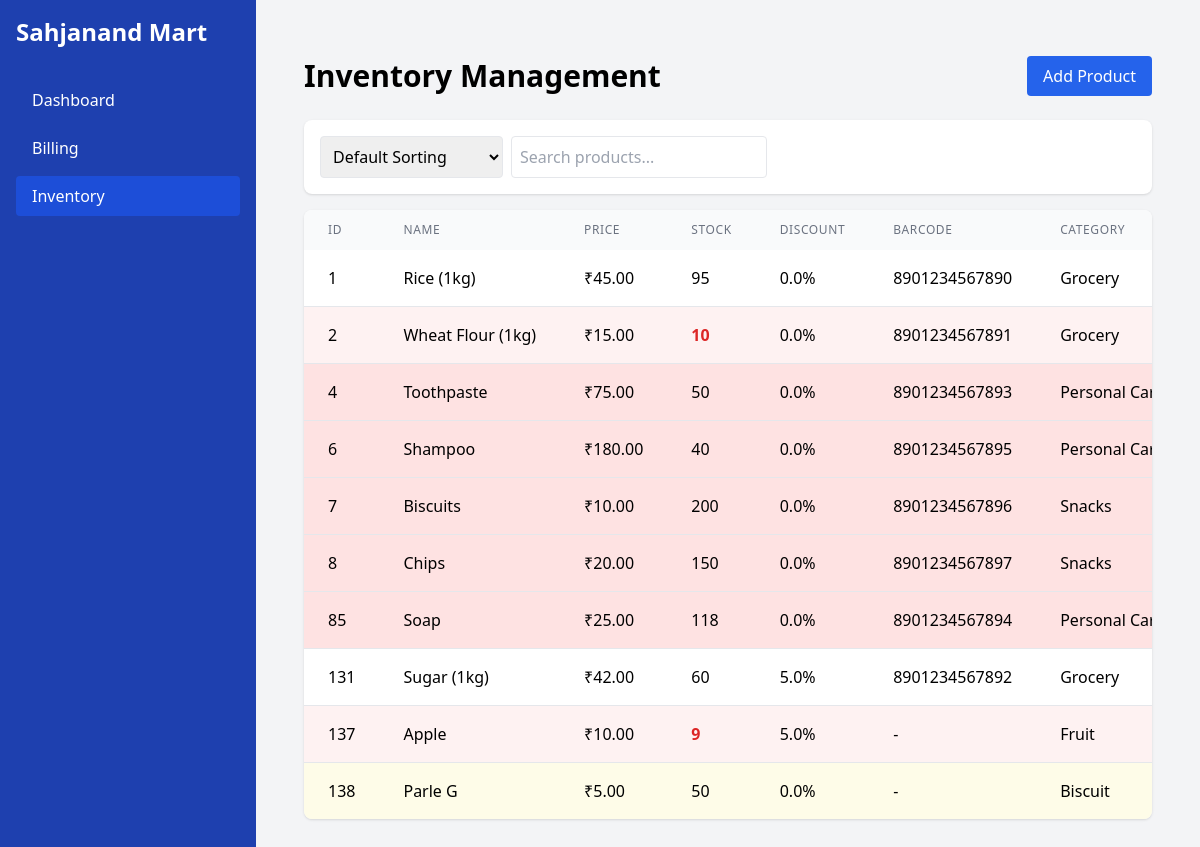
The page /inventory on the database as committed earlier.
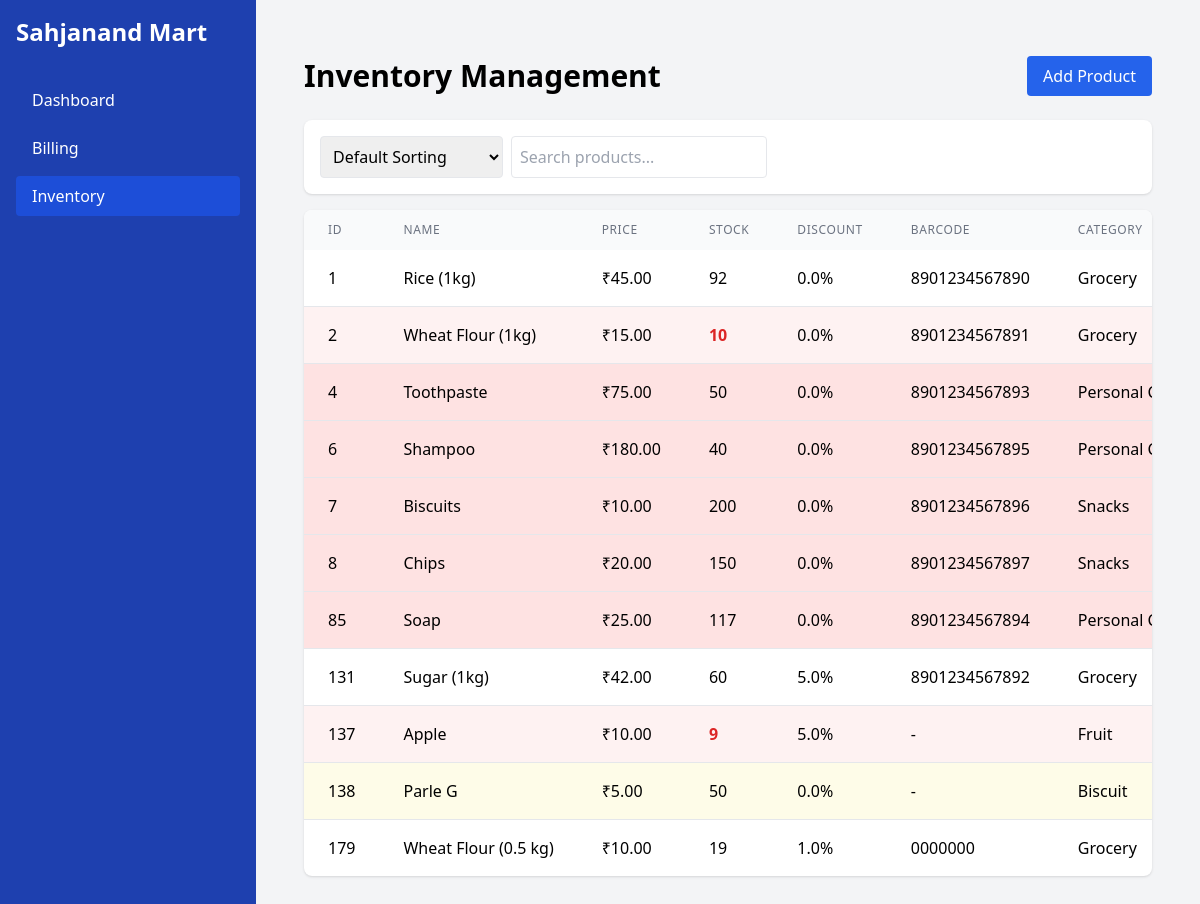
The same page on the database as committed later.
### tables this page shows
CREATE TABLE products (
    id INTEGER PRIMARY KEY AUTOINCREMENT,
    name TEXT NOT NULL,
    price REAL NOT NULL,
    stock INTEGER NOT NULL DEFAULT 0,
    barcode TEXT UNIQUE,
    category TEXT,
    expiry_date TEXT,
    created_at TIMESTAMP DEFAULT CURRENT_TIMESTAMP
, discount REAL DEFAULT 0);

### backend/app.py (the view)
@app.route('/inventory')
def inventory():
    db = get_db()
    products = db.execute('''
        SELECT *,
        CASE
            WHEN expiry_date IS NULL THEN 0
            WHEN expiry_date < date('now') THEN 1
            ELSE 0
        END as is_expired,
        CASE
            WHEN expiry_date IS NULL THEN 0
            WHEN expiry_date BETWEEN date('now') AND date('now', '+30 days') THEN 1
            ELSE 0
        END as is_expiring_soon
        FROM products
    ''').fetchall()
    product_list = []
    for product in products:
        product_dict = dict(product)
        if product_dict['expiry_date']:
            try:
                product_dict['expiry_date'] = datetime.strptime(product_dict['expiry_date'], '%Y-%m-%d').date()
            except (ValueError, TypeError):
                product_dict['expiry_date'] = None
        product_list.append(product_dict)
    return render_template('inventory.html', products=product_list)

### backend/app.py (called while the page is built)
@app.teardown_appcontext
def teardown_db(exception):
    close_db()

### backend/db.py (called while the page is built)
def get_db():
    if 'db' not in g:
        g.db = sqlite3.connect(current_app.config['DATABASE'])
        g.db.row_factory = sqlite3.Row
    return g.db

### templates/inventory.html (shortened to what this page needs)
{% extends "base.html" %}
{% block content %}
<div class="container mx-auto px-4 py-6">
    <div class="flex justify-between items-center mb-6">
        <h1 class="text-3xl font-bold">Inventory Management</h1>
        <button id="addProductBtn" class="bg-blue-600 text-white py-2 px-4 rounded hover:bg-blue-700">
            Add Product
        </button>
    </div>
    <div class="flex justify-between items-center mb-4 bg-white p-4 rounded-lg shadow">
        <div class="flex space-x-2">
            <select id="sortBy" class="border rounded p-2">
                <option value="default">Default Sorting</option>
            </select>
            <input type="text" id="searchInput" placeholder="Search products..." class="border rounded p-2 w-64">
        </div>
    </div>
    <div class="bg-white rounded-lg shadow overflow-hidden">
        <div class="overflow-x-auto">
            <table class="w-full">
                <thead class="bg-gray-50">
                    <tr>
                        <th class="px-6 py-3 text-left text-xs font-medium text-gray-500 uppercase tracking-wider">ID</th>
                        <th class="px-6 py-3 text-left text-xs font-medium text-gray-500 uppercase tracking-wider">Name</th>
                        <th class="px-6 py-3 text-left text-xs font-medium text-gray-500 uppercase tracking-wider">Price</th>
                        <th class="px-6 py-3 text-left text-xs font-medium text-gray-500 uppercase tracking-wider">Stock</th>
                        <th class="px-6 py-3 text-left text-xs font-medium text-gray-500 uppercase tracking-wider">Discount</th>
                        <th class="px-6 py-3 text-left text-xs font-medium text-gray-500 uppercase tracking-wider">Barcode</th>
                        <th class="px-6 py-3 text-left text-xs font-medium text-gray-500 uppercase tracking-wider">Category</th>
                    </tr>
                </thead>
                <tbody class="divide-y divide-gray-200" id="productTableBody">
                    {% for product in products %}
                    <tr class="{% if product.stock <= 10 %}bg-red-50{% elif product.is_expired %}bg-red-100{% elif product.is_expiring_soon %}bg-yellow-50{% endif %}">
                        <td class="px-6 py-4 whitespace-nowrap">{{ product.id }}</td>
                        <td class="px-6 py-4 whitespace-nowrap">{{ product.name }}</td>
                        <td class="px-6 py-4 whitespace-nowrap">₹{{ "%.2f"|format(product.price) }}</td>
                        <td class="px-6 py-4 whitespace-nowrap">
                            <span class="{% if product.stock <= 10 %}text-red-600 font-bold{% endif %}">
                                {{ product.stock }}
                            </span>
                        </td>
                        <td class="px-6 py-4 whitespace-nowrap">{{ product.discount }}%</td>
                        <td class="px-6 py-4 whitespace-nowrap">{{ product.barcode or '-' }}</td>
                        <td class="px-6 py-4 whitespace-nowrap">{{ product.category or '-' }}</td>
                    </tr>
                    {% endfor %}
                </tbody>
            </table>
        </div>
    </div>
</div>
{% endblock %}

### templates/base.html (shortened to what this page needs)
<!DOCTYPE html>
<html lang="en">
<head>
    <script src="https://cdn.tailwindcss.com"></script>
    <link href="{{ url_for('static', filename='css/styles.css') }}" rel="stylesheet">
</head>
<body class="bg-gray-100">
    <div class="flex h-full">
        <div class="w-64 bg-blue-800 text-white p-4 sidebar">
            <div class="text-2xl font-bold mb-8">Sahjanand Mart</div>
            <nav>
                <ul class="space-y-2">
                    <li><a href="{{ url_for('dashboard') }}" class="block py-2 px-4 {% if request.path == '/' %}bg-blue-700{% else %}hover:bg-blue-700{% endif %} rounded">Dashboard</a></li>
                    <li><a href="{{ url_for('billing') }}" class="block py-2 px-4 {% if request.path == '/billing' %}bg-blue-700{% else %}hover:bg-blue-700{% endif %} rounded">Billing</a></li>
                    <li><a href="{{ url_for('inventory') }}" class="block py-2 px-4 {% if request.path == '/inventory' %}bg-blue-700{% else %}hover:bg-blue-700{% endif %} rounded">Inventory</a></li>
                </ul>
            </nav>
        </div>
        <div class="flex-1 p-8 overflow-auto">
            {% block content %}{% endblock %}
        </div>
    </div>
</body>
</html>

### templates/base.html (style rules this page uses)
html, body { height: 100%; margin: 0; }
.sidebar { min-height: 100vh; height: 100%; }

Rows that differ between the two databases and show on the page:
changed products "Rice (1kg)": stock "95" → "92"
changed products "Soap": stock "118" → "117"
added products: id "179", name "Wheat Flour (0.5 kg)", price "10.00", stock "19", discount "1.0", barcode "0000000", category "Grocery"
